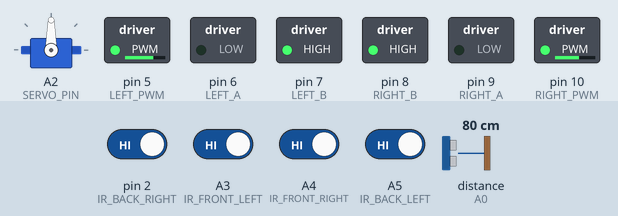
A sketch run on a simulated Arduino Uno, built with avr-gcc and run on an emulated ATmega328P. Parts: servo, switched loads named in the sketch (green lamp = pin HIGH). Wiring (inferred from the names in the program): ultrasonic range finder: trigger A1; echo A0. Dashed ring = blinking. Inputs (shaded band) come from the test bench; at power-on: A3 (IR_FRONT_LEFT), A4 (IR_FRONT_RIGHT), A5 (IR_BACK_LEFT), pin 2 (IR_BACK_RIGHT) HIGH, distance to the obstacle (sensor on A0) 80 cm. The echo pulse lasts 58.3 µs per cm; pins used as bus, display or sensor lines are not drawn; what the sketch prints to the serial monitor is not drawn.

Above: at 3.2 s.
3.3 s: distance to the obstacle (sensor on A0) set to 21 cm
4.8 s: distance to the obstacle (sensor on A0) set to 17 cm
At 6.65 s:
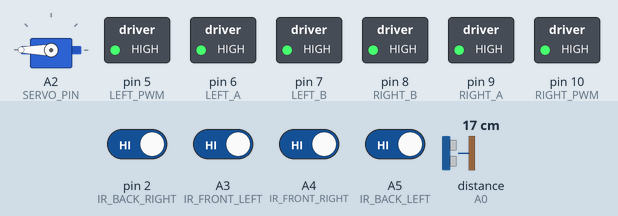
At 7.26 s:
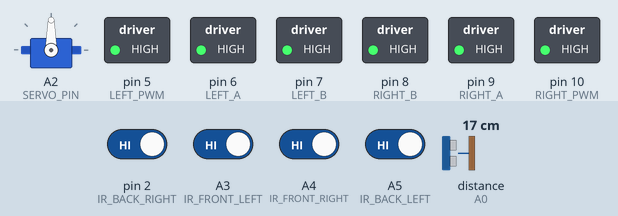
Timing chart, 0 to 13.8 s (numbered marks = the images above; inputs shaded):
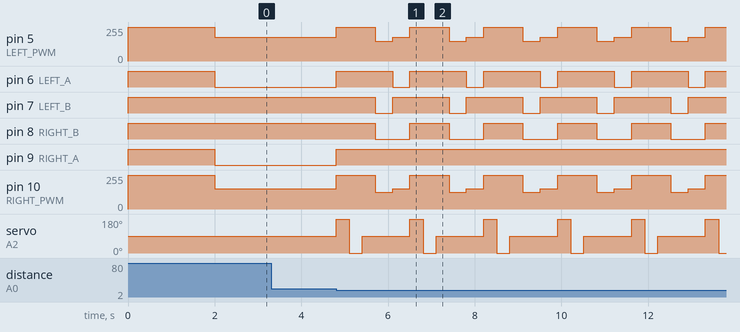

Measured:
- the behaviour switches between 20 and 19 cm on distance to the obstacle (sensor on A0) (found by bisection; images 0 and 1)
- after the input at 3.3 s, every drawn part: stays the same
- after the input at 4.8 s, pin 5 (LEFT_PWM): 180/255 → 255/255 at once, then repeats every 1.7 s: 150/255 0.40 s, 180/255 0.40 s, 255/255 0.90 s; pin 6 (LEFT_A): alternates HIGH for 1.3 s and LOW for 0.40 s, starting at once

The sketch:

obstacle_avoidance.ino
```cpp
#include <Servo.h>

// Motor wiring/direction from IOT-Robot/Robot/robotline_fullspeed.
constexpr int LEFT_PWM = 5, LEFT_A = 6, LEFT_B = 7;
constexpr int RIGHT_PWM = 10, RIGHT_A = 9, RIGHT_B = 8;
constexpr float RIGHT_TRIM = 46800.0f / 55500.0f;

constexpr int TRIG_PIN = A1, ECHO_PIN = A0, SERVO_PIN = A2;
constexpr int SERVO_LEFT = 180, SERVO_FRONT = 90, SERVO_RIGHT = 0;
constexpr uint32_t SERVO_SETTLE_MS = 300;
constexpr unsigned long ECHO_TIMEOUT_US = 30000;

// Front pair sees obstacles ahead; back pair only checked before reversing.
constexpr int IR_FRONT_LEFT = A3, IR_FRONT_RIGHT = A4;
constexpr int IR_BACK_LEFT = A5, IR_BACK_RIGHT = 2;
constexpr bool IR_ACTIVE_LOW = true; // verify with a Serial print; invert if opposite.

// Tune these on the real robot.
constexpr int RUN_PWM = 180, TURN_PWM = 180, REVERSE_PWM = 150;
constexpr float FRONT_STOP_CM = 20.0f, SIDE_MIN_CM = 25.0f;
constexpr unsigned long TURN_90_MS = 400, BACKUP_MS = 400;

Servo sonar;

void setWheel(int pwmPin, int aPin, int bPin, int value) {
  digitalWrite(aPin, value <= 0 ? HIGH : LOW);
  digitalWrite(bPin, value >= 0 ? HIGH : LOW);
  analogWrite(pwmPin, value == 0 ? 255 : abs(value)); // A=B=HIGH, EN=255 brakes.
}

void drive(int left, int right) {
  setWheel(LEFT_PWM, LEFT_A, LEFT_B, left);
  setWheel(RIGHT_PWM, RIGHT_A, RIGHT_B, int(right * RIGHT_TRIM));
}

void stopMotors() { drive(0, 0); }

bool irTriggered(int pin) {
  return digitalRead(pin) == (IR_ACTIVE_LOW ? LOW : HIGH);
}

float pingCm() {
  digitalWrite(TRIG_PIN, LOW); delayMicroseconds(2);
  digitalWrite(TRIG_PIN, HIGH); delayMicroseconds(10);
  digitalWrite(TRIG_PIN, LOW);
  unsigned long duration = pulseIn(ECHO_PIN, HIGH, ECHO_TIMEOUT_US);
  return duration == 0 ? 400.0f : duration * 0.0343f / 2.0f;
}

float lookAt(int angle) {
  sonar.write(angle);
  delay(SERVO_SETTLE_MS);
  return pingCm();
}

void turnLeft(unsigned long ms) { drive(-TURN_PWM, TURN_PWM); delay(ms); stopMotors(); }
void turnRight(unsigned long ms) { drive(TURN_PWM, -TURN_PWM); delay(ms); stopMotors(); }

void avoidObstacle() {
  stopMotors();

  float left = lookAt(SERVO_LEFT);
  float right = lookAt(SERVO_RIGHT);
  sonar.write(SERVO_FRONT);
  delay(SERVO_SETTLE_MS);

  bool leftBlocked = left < SIDE_MIN_CM;
  bool rightBlocked = right < SIDE_MIN_CM;

  if (leftBlocked && rightBlocked) {
    if (!irTriggered(IR_BACK_LEFT) && !irTriggered(IR_BACK_RIGHT)) {
      drive(-REVERSE_PWM, -REVERSE_PWM);
      unsigned long start = millis();
      while (millis() - start < BACKUP_MS &&
             !irTriggered(IR_BACK_LEFT) && !irTriggered(IR_BACK_RIGHT)) {}
      stopMotors();
    }
    turnRight(TURN_90_MS); // boxed in on both sides: spin and let the next loop re-scan.
    return;
  }

  if (right >= left) turnRight(TURN_90_MS);
  else turnLeft(TURN_90_MS);
}

void setup() {
  Serial.begin(9600);

  pinMode(LEFT_PWM, OUTPUT); pinMode(LEFT_A, OUTPUT); pinMode(LEFT_B, OUTPUT);
  pinMode(RIGHT_PWM, OUTPUT); pinMode(RIGHT_A, OUTPUT); pinMode(RIGHT_B, OUTPUT);
  stopMotors();

  pinMode(TRIG_PIN, OUTPUT); digitalWrite(TRIG_PIN, LOW);
  pinMode(ECHO_PIN, INPUT);

  pinMode(IR_FRONT_LEFT, INPUT_PULLUP);
  pinMode(IR_FRONT_RIGHT, INPUT_PULLUP);
  pinMode(IR_BACK_LEFT, INPUT_PULLUP);
  pinMode(IR_BACK_RIGHT, INPUT_PULLUP);

  sonar.attach(SERVO_PIN);
  sonar.write(SERVO_FRONT);
  delay(500);

  Serial.println("autonomous obstacle avoidance start");
  delay(1500); // time to place the robot down before it starts moving
}

void loop() {
  bool frontIrBlocked = irTriggered(IR_FRONT_LEFT) || irTriggered(IR_FRONT_RIGHT);
  float frontCm = pingCm();

  if (frontIrBlocked || frontCm < FRONT_STOP_CM) avoidObstacle();
  else drive(RUN_PWM, RUN_PWM);
}
```
